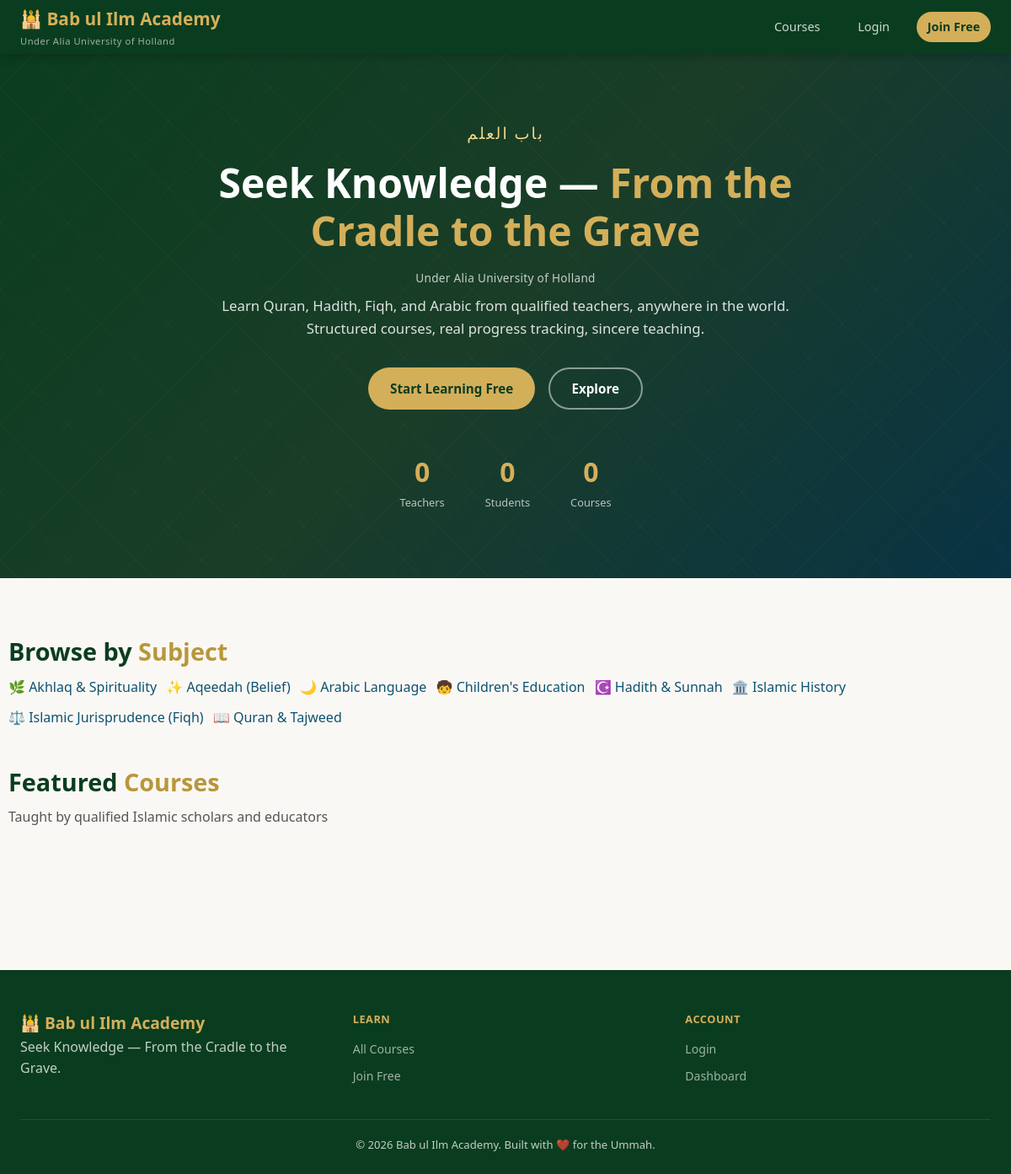
The page / on the database its author committed.
### tables this page shows
CREATE TABLE IF NOT EXISTS subjects (
    id   INT UNSIGNED AUTO_INCREMENT PRIMARY KEY,
    name VARCHAR(100) NOT NULL,
    icon VARCHAR(10)
);

### db.php (called while the page is built, shortened)
<?php
function e(string $s): string {
    return htmlspecialchars($s, ENT_QUOTES, 'UTF-8');
}
function auth(): ?array {
    return $_SESSION['user'] ?? null;
}

### index.php (the view, shortened to what this page needs)
<?php
require_once __DIR__ . '/db.php';
$user = auth();
$subjects = $pdo->query('SELECT * FROM subjects ORDER BY name')->fetchAll();
$stats = $pdo->query(
    "SELECT
        (SELECT COUNT(*) FROM users WHERE role='teacher') AS teachers,
        (SELECT COUNT(*) FROM users WHERE role='student') AS students,
        (SELECT COUNT(*) FROM courses WHERE is_published=1) AS courses"
)->fetch();
?>
<!DOCTYPE html>
<html lang="en">
<head>
<link rel="stylesheet" href="style.css">
</head>
<body>
<nav class="navbar">
    <div class="nav-brand">🕌 <?= e(SITE_NAME) ?><small><?= e(SITE_AFFILIATION) ?></small></div>
    <div class="nav-links">
        <a href="courses.php">Courses</a>
        <?php if ($user): ?>
            <a href="dashboard.php">Dashboard</a>
            <?php if (($user['role'] ?? '') === 'admin'): ?><a href="admin.php">Admin</a><?php endif; ?>
            <a href="logout.php" class="nav-btn">Logout</a>
        <?php else: ?>
            <a href="login.php">Login</a>
            <a href="register.php" class="nav-btn">Join Free</a>
        <?php endif; ?>
    </div>
</nav>
<header class="hero">
    <div class="hero-content">
        <div class="hero-arabic">باب العلم</div>
        <h1>Seek Knowledge — <span>From the Cradle to the Grave</span></h1>
        <p style="font-size:.85rem;opacity:.75;margin-bottom:.6rem;letter-spacing:.3px"><?= e(SITE_AFFILIATION) ?></p>
        <p>Learn Quran, Hadith, Fiqh, and Arabic from qualified teachers, anywhere in the world. Structured courses, real progress tracking, sincere teaching.</p>
        <div class="hero-actions">
            <?php if ($user): ?>
                <a href="courses.php" class="btn btn-primary">Browse Courses</a>
            <?php else: ?>
                <a href="register.php" class="btn btn-primary">Start Learning Free</a>
            <?php endif; ?>
            <a href="#courses" class="btn btn-secondary">Explore</a>
        </div>
        <div class="hero-stats">
            <div class="hero-stat"><div class="num"><?= (int) $stats['teachers'] ?></div><div class="lbl">Teachers</div></div>
            <div class="hero-stat"><div class="num"><?= (int) $stats['students'] ?></div><div class="lbl">Students</div></div>
            <div class="hero-stat"><div class="num"><?= (int) $stats['courses'] ?></div><div class="lbl">Courses</div></div>
        </div>
    </div>
</header>
<div class="container section" id="courses">
    <h2 class="section-title">Browse by <span>Subject</span></h2>
    <div class="category-grid" style="display:flex;flex-wrap:wrap;gap:.7rem;margin-bottom:2.5rem">
        <?php foreach ($subjects as $s): ?>
            <a href="courses.php?subject=<?= (int) $s['id'] ?>" class="cat-chip"><?= e($s['icon']) ?> <?= e($s['name']) ?></a>
        <?php endforeach; ?>
    </div>
    <h2 class="section-title">Featured <span>Courses</span></h2>
    <p class="section-sub">Taught by qualified Islamic scholars and educators</p>
</div>
<footer>
    <div class="footer-grid">
        <div>
            <div class="footer-brand">🕌 <?= e(SITE_NAME) ?></div>
            <p>Seek Knowledge — From the Cradle to the Grave.</p>
        </div>
        <div>
            <div class="footer-heading">Learn</div>
            <ul class="footer-links">
                <li><a href="courses.php">All Courses</a></li>
                <li><a href="register.php">Join Free</a></li>
            </ul>
        </div>
        <div>
            <div class="footer-heading">Account</div>
            <ul class="footer-links">
                <li><a href="login.php">Login</a></li>
                <li><a href="dashboard.php">Dashboard</a></li>
            </ul>
        </div>
    </div>
    <div class="footer-bottom">&copy; <?= date('Y') ?> <?= e(SITE_NAME) ?>. Built with ❤️ for the Ummah.</div>
</footer>
</body>
</html>

### style.css (style rules this page uses)
:root { --teal-deep: #083344; --teal-mid: #0e5272; --teal-light: #1a7a9e; --green-deep: #0a3d1f; --gold: #d4af5a; --gold-dark: #b8973b; --gold-light: #f0d78a; --cream: #faf8f4; --white: #ffffff; --text: #1a1a1a; --text-mid: #555; --text-light: #888; --border: #e0dbd2; --shadow: 0 2px 16px rgba(0,0,0,.09); --shadow-lg: 0 8px 32px rgba(0,0,0,.14); --radius: 12px; --radius-sm: 8px; --transition: .2s ease; }
*, *::before, *::after { box-sizing: border-box; margin: 0; padding: 0; }
body { font-family: 'Segoe UI', system-ui, sans-serif; background: var(--cream); color: var(--text); line-height: 1.6; }
a { color: var(--teal-mid); text-decoration: none; }
.navbar { background: var(--green-deep); padding: 0 1.5rem; display: flex; align-items: center; justify-content: space-between; height: 64px; position: sticky; top: 0; z-index: 100; box-shadow: 0 2px 12px rgba(0,0,0,.25); }
.nav-brand { font-size: 1.3rem; font-weight: 700; color: var(--gold); }
.nav-brand small { display: block; font-size: .7rem; color: rgba(255,255,255,.6); font-weight: 400; letter-spacing: .5px; }
.nav-links { display: flex; align-items: center; gap: 1.2rem; }
.nav-links a { color: rgba(255,255,255,.8); font-size: .9rem; font-weight: 500; padding: .4rem .8rem; border-radius: 6px; transition: var(--transition); }
.nav-btn { background: var(--gold) !important; color: var(--green-deep) !important; font-weight: 700 !important; border-radius: 20px !important; }
.hero { background: linear-gradient(135deg, var(--green-deep) 0%, #1a3d28 50%, var(--teal-deep) 100%); color: var(--white); padding: 5rem 1.5rem; text-align: center; position: relative; overflow: hidden; }
.hero::before { content: ''; position: absolute; inset: 0; }
.hero-content { position: relative; max-width: 700px; margin: 0 auto; }
.hero-arabic { font-size: 1.2rem; color: var(--gold-light); letter-spacing: 2px; margin-bottom: .8rem; font-family: 'Amiri', serif; }
.hero h1 { font-size: clamp(2rem, 5vw, 3rem); font-weight: 800; line-height: 1.2; margin-bottom: 1rem; }
.hero h1 span { color: var(--gold); }
.hero p { font-size: 1.05rem; opacity: .85; margin-bottom: 2rem; }
.hero-actions { display: flex; gap: 1rem; justify-content: center; flex-wrap: wrap; }
.hero-stats { display: flex; gap: 3rem; justify-content: center; margin-top: 3rem; flex-wrap: wrap; }
.hero-stat { text-align: center; }
.hero-stat .num { font-size: 2rem; font-weight: 800; color: var(--gold); }
.hero-stat .lbl { font-size: .8rem; opacity: .7; }
.btn { display: inline-flex; align-items: center; gap: .4rem; padding: .7rem 1.6rem; border-radius: 25px; font-size: .95rem; font-weight: 600; cursor: pointer; border: none; transition: var(--transition); text-decoration: none; }
.btn-primary { background: var(--gold); color: var(--green-deep); }
.btn-secondary { background: transparent; color: var(--white); border: 2px solid rgba(255,255,255,.5); }
.container { max-width: 1180px; margin: 0 auto; padding: 0 1.5rem; }
.section { padding: 4rem 0; }
.section-title { font-size: 1.8rem; font-weight: 700; color: var(--green-deep); margin-bottom: .4rem; }
.section-title span { color: var(--gold-dark); }
.section-sub { color: var(--text-mid); margin-bottom: 2.5rem; }
footer { background: var(--green-deep); color: rgba(255,255,255,.75); padding: 3rem 1.5rem 1.5rem; margin-top: 4rem; }
.footer-grid { display: grid; grid-template-columns: repeat(auto-fit, minmax(200px, 1fr)); gap: 2rem; max-width: 1180px; margin: 0 auto 2rem; }
.footer-brand { font-size: 1.2rem; font-weight: 700; color: var(--gold); }
.footer-heading { font-size: .8rem; font-weight: 700; color: var(--gold); text-transform: uppercase; letter-spacing: .5px; margin-bottom: .8rem; }
.footer-links { list-style: none; }
.footer-links li { margin-bottom: .4rem; }
.footer-links a { color: rgba(255,255,255,.6); font-size: .88rem; transition: var(--transition); }
.footer-bottom { text-align: center; border-top: 1px solid rgba(255,255,255,.1); padding-top: 1.2rem; font-size: .82rem; max-width: 1180px; margin: 0 auto; }

### rows shown on the page
subjects: icon "🌿", name "Akhlaq & Spirituality"
subjects: icon "✨", name "Aqeedah (Belief)"
subjects: icon "🌙", name "Arabic Language"
subjects: icon "🧒", name "Children's Education"
subjects: icon "☪️", name "Hadith & Sunnah"
subjects: icon "🏛️", name "Islamic History"
subjects: icon "⚖️", name "Islamic Jurisprudence (Fiqh)"
subjects: icon "📖", name "Quran & Tajweed"

### other values the page prints
SITE_NAME "Bab ul Ilm Academy"
SITE_AFFILIATION "Under Alia University of Holland"
$stats['teachers'] "0"
$stats['students'] "0"
$stats['courses'] "0"
